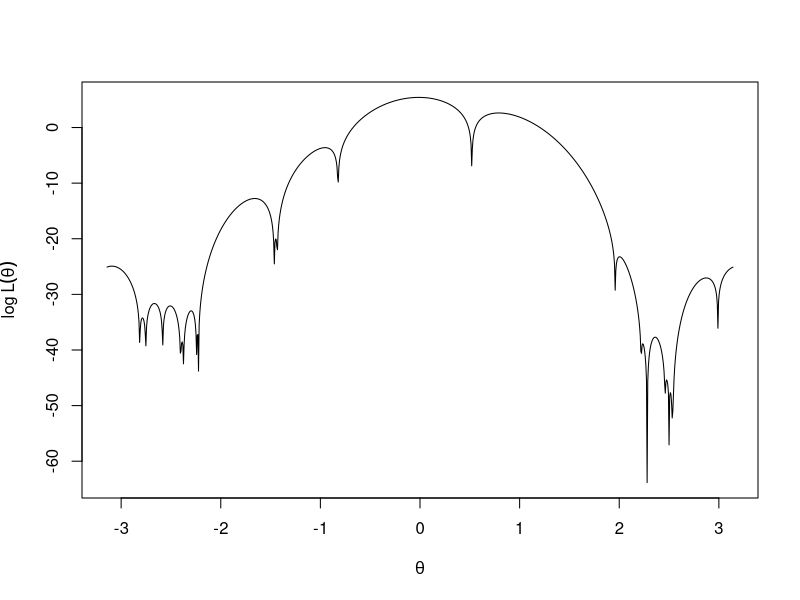

Write the R code that produced this figure.
## ---- chunk 1
knitr::opts_chunk$set(echo = TRUE)
## ---- chunk 2

X <- c(3.91, 4.85, 2.28, 4.06, 3.70, 4.04, 5.46, 3.53, 2.28, 1.96, 2.53,
3.88, 2.22, 3.47, 4.82, 2.46, 2.99, 2.54, 0.52, 2.50)
loglik <- function(x){sum(log(1 - cos(X - x)))}
U <- seq(-pi, pi, len=1000)
loglik.U <- sapply(U, loglik)
plot(U, loglik.U, type="l", xlab=expression(theta), ylab=expression(log~L(theta)))


## ---- chunk 3
### Apply the bisection method to solve the parameter

FOD_like <- function(x){-sum(sin(X - x) / (1 - cos(X - x)))}
SOD_like<- function(x){-sum(1 / (1 - cos(X - x)))}


# Function to implement the BISECTION method

bisection <- function (f, a, b, eps=1e-08, maxiter=1000){
  x <- (a + b) / 2
  t <- 0
  repeat {
    t <- t + 1
    if(f(a) * f(x) <= 0){b <- x} else{ a <- x}
    x.new <- (a + b) / 2
    if(abs(x.new - x) < eps | t >= maxiter) {
      if(t >= maxiter) warning("Maximum number of iterations reached!")
      break
    }
    x <- x.new
  }
  out <- list(solution=x.new, value=f(x.new), iter=t)
  return(out)
}

bisection(FOD_like,-pi,pi)
bisection(FOD_like,-3,3)
bisection(FOD_like,-1,2)
bisection(FOD_like,0,1)
bisection(FOD_like,-1.5,1.5)
bisection(FOD_like,0.1,3)
bisection(FOD_like,-0.1,1.5)
bisection(FOD_like,-0.1,0.1)

## ---- chunk 4
mme<-asin(mean(X)-pi)


# Function to implement NEWTON'S method

Newton <- function(f, df, startpoint, eps=1e-08, maxiter=1000) {
  x <- startpoint
  t <- 0
  repeat {
    t <- t + 1
    x.new <- x - f(x) / df(x)
    if(abs(x.new - x) < eps | t >= maxiter) {
      if(t >= maxiter) warning("Maximum number of iterations reached!")
      break
    }
    x <- x.new
  }
  out <- list(solution=x.new, value=f(x.new), iter=t)
  return(out)
}

Newton(FOD_like,SOD_like,mme)
Newton(FOD_like,SOD_like,-2.7)
Newton(FOD_like,SOD_like,2.7)

## ---- chunk 5
# Table: Partition of the interval [-pi,pi]
U <- seq(-pi, pi, len=200)

N <- function(x) {round(Newton(FOD_like, SOD_like, x)$solution, 4)}
theta <- sapply(U, N)
theta
soln <- split(U, theta)
m <- sapply(soln, min)
M <- sapply(soln, max)
cbind(min=round(m,6), max=round(M,6))

